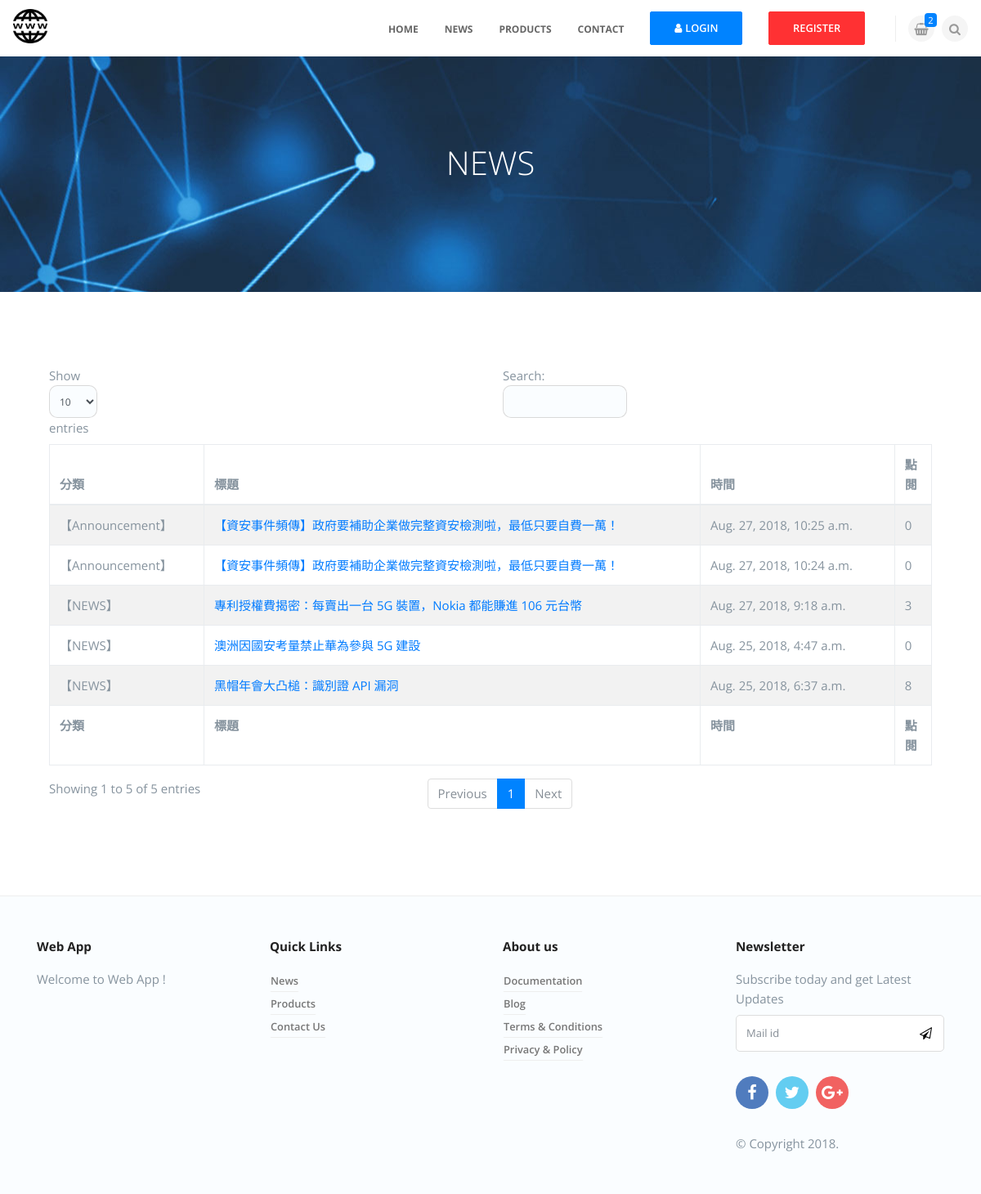
Before: / with the older database file.
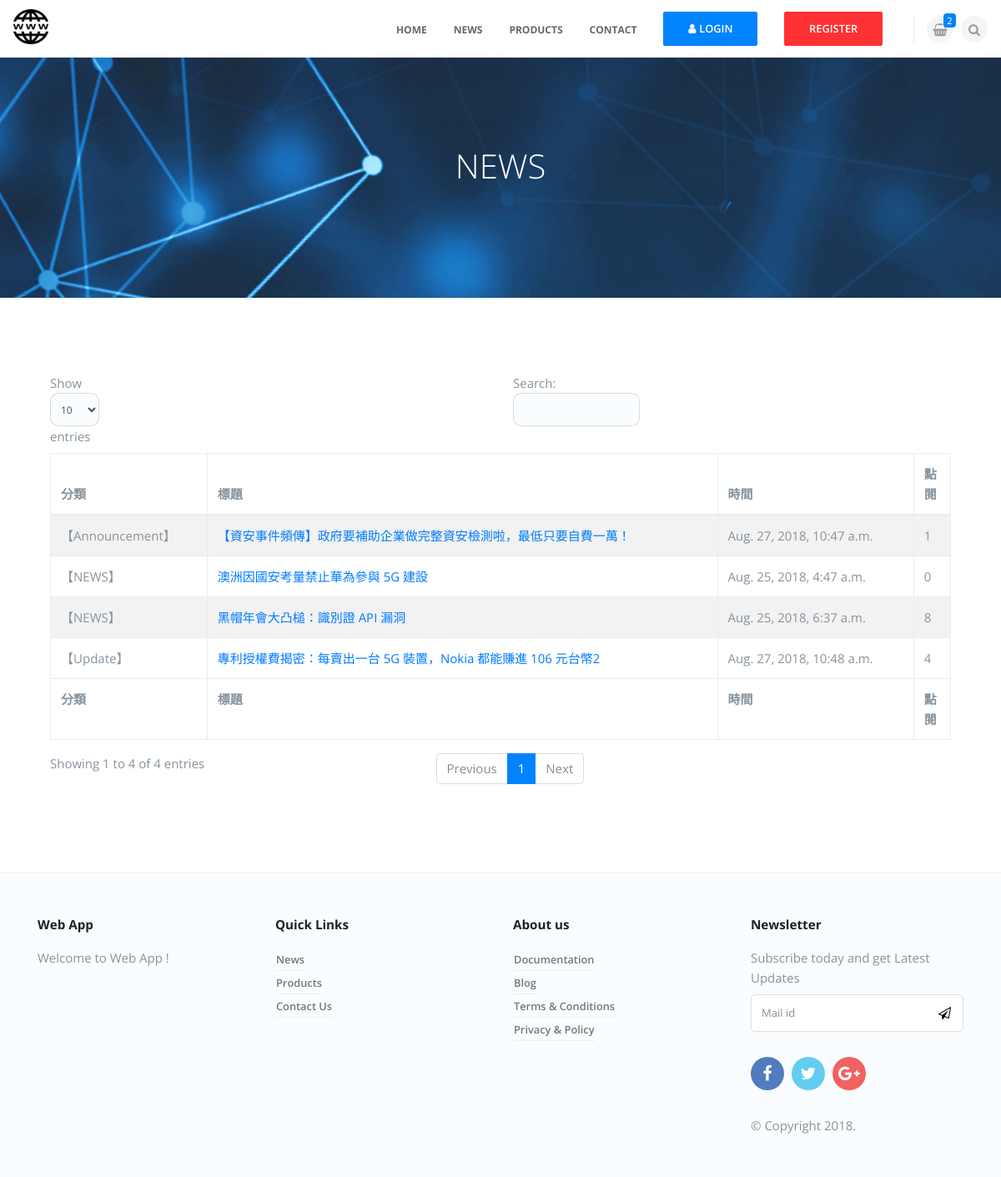
After: the same page with the newer database file.
### news/models.py (models this page shows, shortened)
class NewsUnit(models.Model):
    catego = models.CharField(max_length=10, null=False)
    nickname = models.CharField(max_length=20, null=False)
    title = models.CharField(max_length=50, null=False)
    message = models.TextField(null=False)
    pubtime = models.DateTimeField(auto_now=True)
    enabled = models.BooleanField(default=False)
    press = models.IntegerField(default=0)

### news/views.py (the view)
# urls.py: url(r'^$', news_view.news),
def news(request, pageindex=None):  #首頁
	global page1
	pagesize = 10
	newsall = news_model.NewsUnit.objects.all().order_by('-id')
	datasize = len(newsall)
	totpage = math.ceil(datasize / pagesize)
	if pageindex==None:
		page1 = 1
		newsunits = news_model.NewsUnit.objects.filter(enabled=True).order_by('-id')[:pagesize]
	elif pageindex=='1':
		start = (page1-2)*pagesize
		if start >= 0:
			newsunits = news_model.NewsUnit.objects.filter(enabled=True).order_by('-id')[start:(start+pagesize)]
			page1 -= 1
	elif pageindex=='2':
		start = page1*pagesize
		if start < datasize:
			newsunits = news_model.NewsUnit.objects.filter(enabled=True).order_by('-id')[start:(start+pagesize)]
			page1 += 1
	elif pageindex=='3':
		start = (page1-1)*pagesize
		newsunits = news_model.NewsUnit.objects.filter(enabled=True).order_by('-id')[start:(start+pagesize)]
		currentpage = page1
	return render(request, "news/news.html", locals())

### templates/news/news.html (shortened to what this page needs)
{% extends 'app.html' %}
{% load staticfiles %}
{% block content %}
<div class="dzsparallaxer auto-init height-is-based-on-content " data-options='{   direction: "reverse"}'>
    <div class="divimage dzsparallaxer--target " style="width: 101%; height: 130%">
        <img src="{% static "images/background.jpg" %}">
    </div>
    <div class="container pt100 pb70">
        <div class="row pb50">
            <div class="col-md-8 ml-auto mr-auto wow bounceIn" data-wow-delay=".2s">
                <h1 class="h1 text-center font300 text-white">NEWS</h1>
            </div>
        </div>
    </div>
</div>
<div class="container pt90 pb90">
    <table id="data-table" class="table table-striped table-bordered" cellspacing="0" width="100%">
        <thead>
            <tr>
                <th align="left">分類</th>
                <th align="left">標題</th>
                <th align="left">時間</th>
                <th align="left">點閱</th>
            </tr>
        </thead>
        <tfoot>
            <tr>
                <th align="left">分類</th>
                <th align="left">標題</th>
                <th align="left">時間</th>
                <th align="left">點閱</th>
            </tr>
        </tfoot>
        <tbody>
            {% for unit in newsunits %}
            <tr class="alt">
                <td>
                    <div class="typeblock">【{{ unit.catego }}】</div>
                </td>
                <td>
                    <a href="/detail/{{unit.id}}/">{{ unit.title }}</a>
                </td>
                <td>{{ unit.pubtime }}</td>
                <td>{{ unit.press }}</td>
            </tr>
            {% empty %}
            <div class="status warning">
                <p>
                    <span>注意</span> 目前新聞資料庫中沒有任何資料！
                </p>
            </div>
            {% endfor %}
        </tbody>
    </table>
</div>
{% endblock %}

Changed rows visible on the page:
no longer on this page (row edited): NewsUnit: catego "Announcement", title "【資安事件頻傳】政府要補助企業做完整資安檢測啦，最低只要自費一萬！", pubtime "Aug. 27, 2018, 10:25 a.m.", press "0"
changed NewsUnit "Announcement": pubtime "Aug. 27, 2018, 10:24 a.m." → "Aug. 27, 2018, 10:47 a.m."; press "0" → "1"
changed NewsUnit: catego "NEWS" → "Update"; title "專利授權費揭密：每賣出一台 5G 裝置，Nokia 都能賺進 106 元台幣" → "專利授權費揭密：每賣出一台 5G 裝置，Nokia 都能賺進 106 元台幣2"; pubtime "Aug. 27, 2018, 9:18 a.m." → "Aug. 27, 2018, 10:48 a.m."; press "3" → "4"
Other visible differences:
text written by a page script: "Show entries Search: Showing 1 to 5 of 5 entries Previous 1 Next" → "Show entries Search: Showing 1 to 4 of 4 entries Previous 1 Next"
